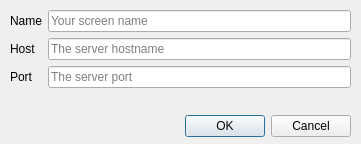
<?xml version="1.0" encoding="UTF-8"?>
<ui version="4.0">
 <class>DmpClientConnectDialog</class>
 <widget class="QDialog" name="DmpClientConnectDialog">
  <property name="geometry">
   <rect>
    <x>0</x>
    <y>0</y>
    <width>361</width>
    <height>144</height>
   </rect>
  </property>
  <property name="windowTitle">
   <string>Dialog</string>
  </property>
  <widget class="QDialogButtonBox" name="buttonBox">
   <property name="geometry">
    <rect>
     <x>180</x>
     <y>110</y>
     <width>171</width>
     <height>32</height>
    </rect>
   </property>
   <property name="orientation">
    <enum>Qt::Horizontal</enum>
   </property>
   <property name="standardButtons">
    <set>QDialogButtonBox::Cancel|QDialogButtonBox::Ok</set>
   </property>
  </widget>
  <widget class="QWidget" name="formLayoutWidget">
   <property name="geometry">
    <rect>
     <x>10</x>
     <y>10</y>
     <width>341</width>
     <height>104</height>
    </rect>
   </property>
   <layout class="QFormLayout" name="formLayout">
    <item row="1" column="0">
     <widget class="QLabel" name="NameLabel">
      <property name="text">
       <string>Name</string>
      </property>
     </widget>
    </item>
    <item row="1" column="1">
     <widget class="QLineEdit" name="NameEdit">
      <property name="placeholderText">
       <string>Your screen name</string>
      </property>
     </widget>
    </item>
    <item row="3" column="0">
     <widget class="QLabel" name="PortLabel">
      <property name="text">
       <string>Port</string>
      </property>
     </widget>
    </item>
    <item row="3" column="1">
     <widget class="QLineEdit" name="PortEdit">
      <property name="placeholderText">
       <string>The server port</string>
      </property>
     </widget>
    </item>
    <item row="2" column="0">
     <widget class="QLabel" name="HostLabel">
      <property name="text">
       <string>Host</string>
      </property>
     </widget>
    </item>
    <item row="2" column="1">
     <widget class="QLineEdit" name="HostEdit">
      <property name="placeholderText">
       <string>The server hostname</string>
      </property>
     </widget>
    </item>
   </layout>
  </widget>
  <zorder>buttonBox</zorder>
  <zorder>NameLabel</zorder>
  <zorder>formLayoutWidget</zorder>
 </widget>
 <tabstops>
  <tabstop>NameEdit</tabstop>
  <tabstop>HostEdit</tabstop>
  <tabstop>PortEdit</tabstop>
  <tabstop>buttonBox</tabstop>
 </tabstops>
 <resources/>
 <connections>
  <connection>
   <sender>buttonBox</sender>
   <signal>accepted()</signal>
   <receiver>DmpClientConnectDialog</receiver>
   <slot>accept()</slot>
   <hints>
    <hint type="sourcelabel">
     <x>248</x>
     <y>254</y>
    </hint>
    <hint type="destinationlabel">
     <x>157</x>
     <y>274</y>
    </hint>
   </hints>
  </connection>
  <connection>
   <sender>buttonBox</sender>
   <signal>rejected()</signal>
   <receiver>DmpClientConnectDialog</receiver>
   <slot>reject()</slot>
   <hints>
    <hint type="sourcelabel">
     <x>316</x>
     <y>260</y>
    </hint>
    <hint type="destinationlabel">
     <x>286</x>
     <y>274</y>
    </hint>
   </hints>
  </connection>
 </connections>
</ui>
